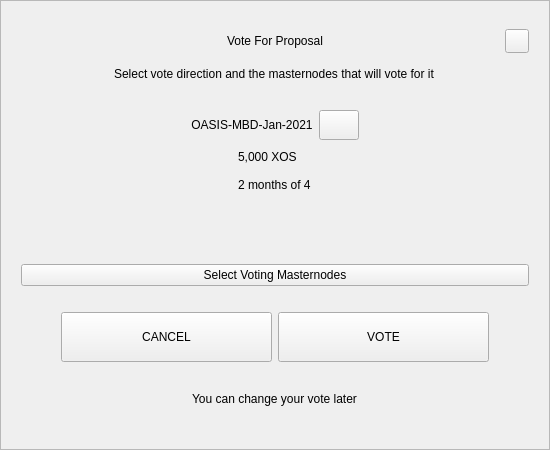
<?xml version="1.0" encoding="UTF-8"?>
<ui version="4.0">
 <class>VoteDialog</class>
 <widget class="QWidget" name="VoteDialog">
  <property name="geometry">
   <rect>
    <x>0</x>
    <y>0</y>
    <width>550</width>
    <height>450</height>
   </rect>
  </property>
  <layout class="QVBoxLayout" name="verticalLayout_1">
   <property name="spacing">
    <number>0</number>
   </property>
   <property name="leftMargin">
    <number>0</number>
   </property>
   <property name="topMargin">
    <number>0</number>
   </property>
   <property name="rightMargin">
    <number>0</number>
   </property>
   <property name="bottomMargin">
    <number>0</number>
   </property>
   <item>
    <widget class="QFrame" name="frame">
     <property name="styleSheet">
      <string notr="true"/>
     </property>
     <property name="frameShape">
      <enum>QFrame::StyledPanel</enum>
     </property>
     <property name="frameShadow">
      <enum>QFrame::Raised</enum>
     </property>
     <layout class="QVBoxLayout" name="verticalLayout_2">
      <property name="spacing">
       <number>6</number>
      </property>
      <property name="leftMargin">
       <number>20</number>
      </property>
      <property name="topMargin">
       <number>20</number>
      </property>
      <property name="rightMargin">
       <number>20</number>
      </property>
      <property name="bottomMargin">
       <number>20</number>
      </property>
      <item>
       <layout class="QHBoxLayout" name="horizontalLayout_1">
        <property name="spacing">
         <number>0</number>
        </property>
        <item>
         <spacer name="horizontalSpacer_1">
          <property name="orientation">
           <enum>Qt::Horizontal</enum>
          </property>
          <property name="sizeHint" stdset="0">
           <size>
            <width>40</width>
            <height>20</height>
           </size>
          </property>
         </spacer>
        </item>
        <item>
         <widget class="QLabel" name="labelTitle">
          <property name="minimumSize">
           <size>
            <width>0</width>
            <height>40</height>
           </size>
          </property>
          <property name="maximumSize">
           <size>
            <width>16777215</width>
            <height>40</height>
           </size>
          </property>
          <property name="styleSheet">
           <string notr="true">padding-left:24px;</string>
          </property>
          <property name="text">
           <string>Vote For Proposal</string>
          </property>
          <property name="alignment">
           <set>Qt::AlignCenter</set>
          </property>
          <property name="margin">
           <number>7</number>
          </property>
         </widget>
        </item>
        <item>
         <spacer name="horizontalSpacer_2">
          <property name="orientation">
           <enum>Qt::Horizontal</enum>
          </property>
          <property name="sizeHint" stdset="0">
           <size>
            <width>40</width>
            <height>20</height>
           </size>
          </property>
         </spacer>
        </item>
        <item>
         <widget class="QPushButton" name="btnEsc">
          <property name="minimumSize">
           <size>
            <width>24</width>
            <height>24</height>
           </size>
          </property>
          <property name="maximumSize">
           <size>
            <width>24</width>
            <height>24</height>
           </size>
          </property>
          <property name="focusPolicy">
           <enum>Qt::NoFocus</enum>
          </property>
          <property name="text">
           <string/>
          </property>
         </widget>
        </item>
       </layout>
      </item>
      <item alignment="Qt::AlignHCenter">
       <widget class="QLabel" name="labelSubtitle">
        <property name="text">
         <string>Select vote direction and the masternodes that will vote for it</string>
        </property>
       </widget>
      </item>
      <item>
       <spacer name="verticalSpacer_1">
        <property name="orientation">
         <enum>Qt::Vertical</enum>
        </property>
        <property name="sizeType">
         <enum>QSizePolicy::Expanding</enum>
        </property>
        <property name="sizeHint" stdset="0">
         <size>
          <width>20</width>
          <height>40</height>
         </size>
        </property>
       </spacer>
      </item>
      <item>
       <layout class="QHBoxLayout" name="horizontalLayout_2">
        <item>
         <spacer name="horizontalSpacer_3">
          <property name="orientation">
           <enum>Qt::Horizontal</enum>
          </property>
          <property name="sizeHint" stdset="0">
           <size>
            <width>40</width>
            <height>20</height>
           </size>
          </property>
         </spacer>
        </item>
        <item>
         <widget class="QLabel" name="labelTitleVote">
          <property name="minimumSize">
           <size>
            <width>0</width>
            <height>30</height>
           </size>
          </property>
          <property name="text">
           <string notr="true">OASIS-MBD-Jan-2021</string>
          </property>
          <property name="alignment">
           <set>Qt::AlignCenter</set>
          </property>
          <property name="wordWrap">
           <bool>true</bool>
          </property>
         </widget>
        </item>
        <item>
         <widget class="QPushButton" name="btnLink">
          <property name="minimumSize">
           <size>
            <width>0</width>
            <height>30</height>
           </size>
          </property>
          <property name="maximumSize">
           <size>
            <width>16777215</width>
            <height>30</height>
           </size>
          </property>
          <property name="cursor">
           <cursorShape>PointingHandCursor</cursorShape>
          </property>
          <property name="text">
           <string/>
          </property>
         </widget>
        </item>
        <item>
         <spacer name="horizontalSpacer_4">
          <property name="orientation">
           <enum>Qt::Horizontal</enum>
          </property>
          <property name="sizeHint" stdset="0">
           <size>
            <width>40</width>
            <height>20</height>
           </size>
          </property>
         </spacer>
        </item>
       </layout>
      </item>
      <item alignment="Qt::AlignHCenter">
       <widget class="QWidget" name="widget" native="true">
        <property name="minimumSize">
         <size>
          <width>0</width>
          <height>50</height>
         </size>
        </property>
        <layout class="QVBoxLayout" name="verticalLayout_3">
         <property name="spacing">
          <number>6</number>
         </property>
         <property name="leftMargin">
          <number>0</number>
         </property>
         <property name="topMargin">
          <number>0</number>
         </property>
         <property name="rightMargin">
          <number>0</number>
         </property>
         <property name="bottomMargin">
          <number>0</number>
         </property>
         <item>
          <widget class="QLabel" name="labelAmount">
           <property name="text">
            <string notr="true">5,000 XOS</string>
           </property>
          </widget>
         </item>
         <item>
          <widget class="QLabel" name="labelTime">
           <property name="text">
            <string notr="true">2 months of 4</string>
           </property>
          </widget>
         </item>
        </layout>
       </widget>
      </item>
      <item>
       <spacer name="verticalSpacer_2">
        <property name="orientation">
         <enum>Qt::Vertical</enum>
        </property>
        <property name="sizeType">
         <enum>QSizePolicy::Fixed</enum>
        </property>
        <property name="sizeHint" stdset="0">
         <size>
          <width>20</width>
          <height>10</height>
         </size>
        </property>
       </spacer>
      </item>
      <item>
       <widget class="QWidget" name="containerVotes" native="true">
        <property name="minimumSize">
         <size>
          <width>0</width>
          <height>36</height>
         </size>
        </property>
        <layout class="QHBoxLayout" name="horizontalLayout_3" stretch="1,0,1">
         <property name="spacing">
          <number>0</number>
         </property>
         <property name="leftMargin">
          <number>0</number>
         </property>
         <property name="topMargin">
          <number>0</number>
         </property>
         <property name="rightMargin">
          <number>0</number>
         </property>
         <property name="bottomMargin">
          <number>0</number>
         </property>
         <item>
          <widget class="QWidget" name="containerNo" native="true">
           <property name="sizePolicy">
            <sizepolicy hsizetype="Expanding" vsizetype="Preferred">
             <horstretch>0</horstretch>
             <verstretch>0</verstretch>
            </sizepolicy>
           </property>
           <property name="minimumSize">
            <size>
             <width>0</width>
             <height>36</height>
            </size>
           </property>
           <layout class="QGridLayout" name="gridLayout">
            <property name="leftMargin">
             <number>0</number>
            </property>
            <property name="topMargin">
             <number>0</number>
            </property>
            <property name="rightMargin">
             <number>0</number>
            </property>
            <property name="bottomMargin">
             <number>0</number>
            </property>
            <property name="spacing">
             <number>0</number>
            </property>
           </layout>
          </widget>
         </item>
         <item>
          <spacer name="horizontalSpacer_5">
           <property name="orientation">
            <enum>Qt::Horizontal</enum>
           </property>
           <property name="sizeType">
            <enum>QSizePolicy::Fixed</enum>
           </property>
           <property name="sizeHint" stdset="0">
            <size>
             <width>16</width>
             <height>20</height>
            </size>
           </property>
          </spacer>
         </item>
         <item>
          <widget class="QWidget" name="containerYes" native="true">
           <property name="minimumSize">
            <size>
             <width>0</width>
             <height>36</height>
            </size>
           </property>
           <property name="layoutDirection">
            <enum>Qt::LeftToRight</enum>
           </property>
           <layout class="QGridLayout" name="gridLayout_2">
            <property name="leftMargin">
             <number>0</number>
            </property>
            <property name="topMargin">
             <number>0</number>
            </property>
            <property name="rightMargin">
             <number>0</number>
            </property>
            <property name="bottomMargin">
             <number>0</number>
            </property>
            <property name="horizontalSpacing">
             <number>0</number>
            </property>
           </layout>
          </widget>
         </item>
        </layout>
       </widget>
      </item>
      <item>
       <spacer name="verticalSpacer_3">
        <property name="orientation">
         <enum>Qt::Vertical</enum>
        </property>
        <property name="sizeType">
         <enum>QSizePolicy::Fixed</enum>
        </property>
        <property name="sizeHint" stdset="0">
         <size>
          <width>20</width>
          <height>10</height>
         </size>
        </property>
       </spacer>
      </item>
      <item>
       <widget class="QPushButton" name="btnSelectMasternodes">
        <property name="cursor">
         <cursorShape>PointingHandCursor</cursorShape>
        </property>
        <property name="text">
         <string>Select Voting Masternodes</string>
        </property>
       </widget>
      </item>
      <item>
       <spacer name="verticalSpacer_4">
        <property name="orientation">
         <enum>Qt::Vertical</enum>
        </property>
        <property name="sizeType">
         <enum>QSizePolicy::Fixed</enum>
        </property>
        <property name="sizeHint" stdset="0">
         <size>
          <width>20</width>
          <height>20</height>
         </size>
        </property>
       </spacer>
      </item>
      <item>
       <layout class="QHBoxLayout" name="horizontalLayout_4" stretch="0,2,2,0">
        <item>
         <spacer name="horizontalSpacer_6">
          <property name="orientation">
           <enum>Qt::Horizontal</enum>
          </property>
          <property name="sizeHint" stdset="0">
           <size>
            <width>40</width>
            <height>20</height>
           </size>
          </property>
         </spacer>
        </item>
        <item>
         <widget class="QPushButton" name="btnCancel">
          <property name="minimumSize">
           <size>
            <width>0</width>
            <height>50</height>
           </size>
          </property>
          <property name="focusPolicy">
           <enum>Qt::NoFocus</enum>
          </property>
          <property name="text">
           <string>CANCEL</string>
          </property>
         </widget>
        </item>
        <item>
         <widget class="QPushButton" name="btnSave">
          <property name="minimumSize">
           <size>
            <width>0</width>
            <height>50</height>
           </size>
          </property>
          <property name="focusPolicy">
           <enum>Qt::NoFocus</enum>
          </property>
          <property name="text">
           <string>VOTE</string>
          </property>
         </widget>
        </item>
        <item>
         <spacer name="horizontalSpacer_7">
          <property name="orientation">
           <enum>Qt::Horizontal</enum>
          </property>
          <property name="sizeHint" stdset="0">
           <size>
            <width>40</width>
            <height>20</height>
           </size>
          </property>
         </spacer>
        </item>
       </layout>
      </item>
      <item>
       <spacer name="verticalSpacer_5">
        <property name="orientation">
         <enum>Qt::Vertical</enum>
        </property>
        <property name="sizeType">
         <enum>QSizePolicy::Expanding</enum>
        </property>
        <property name="sizeHint" stdset="0">
         <size>
          <width>20</width>
          <height>10</height>
         </size>
        </property>
       </spacer>
      </item>
      <item>
       <spacer name="verticalSpacer_6">
        <property name="orientation">
         <enum>Qt::Vertical</enum>
        </property>
        <property name="sizeHint" stdset="0">
         <size>
          <width>20</width>
          <height>40</height>
         </size>
        </property>
       </spacer>
      </item>
      <item alignment="Qt::AlignHCenter">
       <widget class="QLabel" name="labelMessage">
        <property name="text">
         <string>You can change your vote later</string>
        </property>
       </widget>
      </item>
      <item>
       <spacer name="verticalSpacer_7">
        <property name="orientation">
         <enum>Qt::Vertical</enum>
        </property>
        <property name="sizeType">
         <enum>QSizePolicy::Expanding</enum>
        </property>
        <property name="sizeHint" stdset="0">
         <size>
          <width>20</width>
          <height>40</height>
         </size>
        </property>
       </spacer>
      </item>
     </layout>
    </widget>
   </item>
  </layout>
 </widget>
 <resources/>
 <connections/>
</ui>
